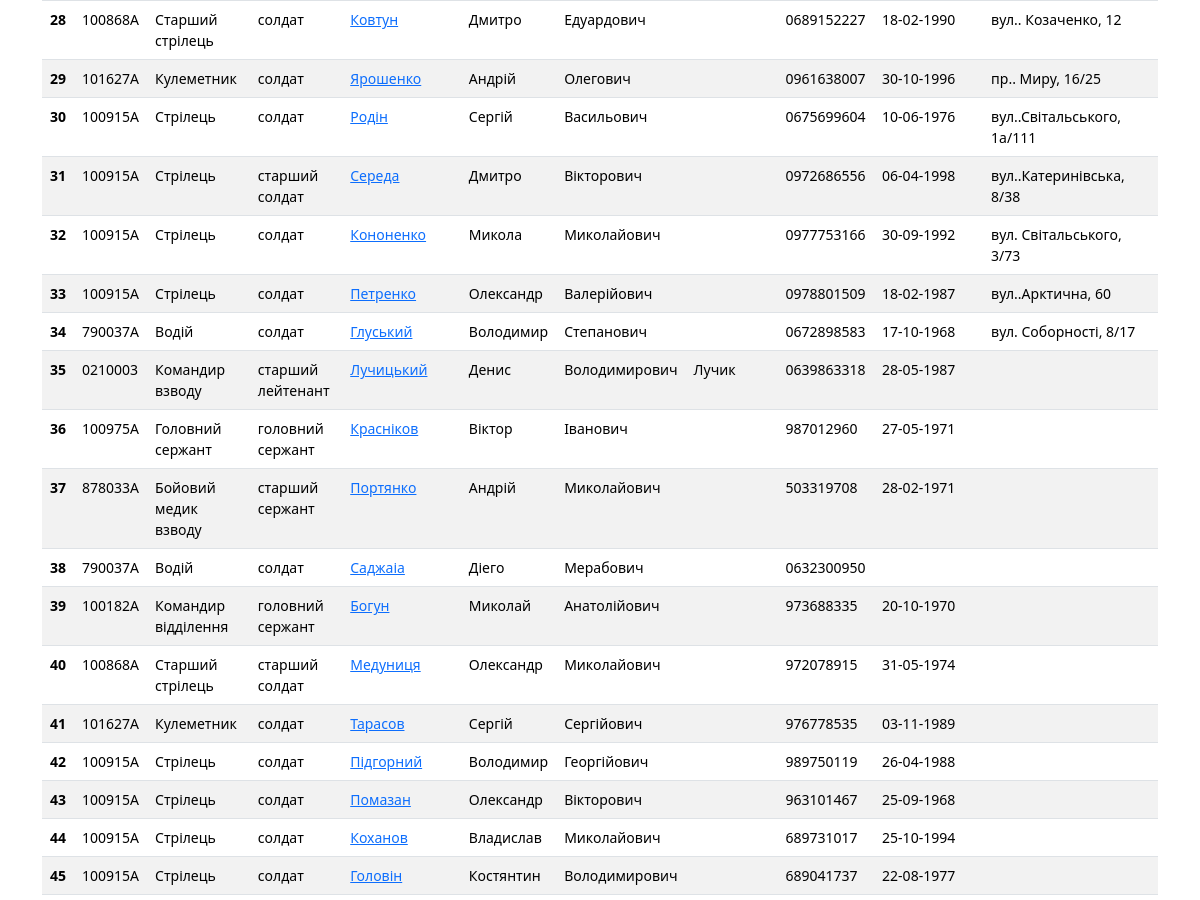
Before: /index/ (middle part) with the older database file.
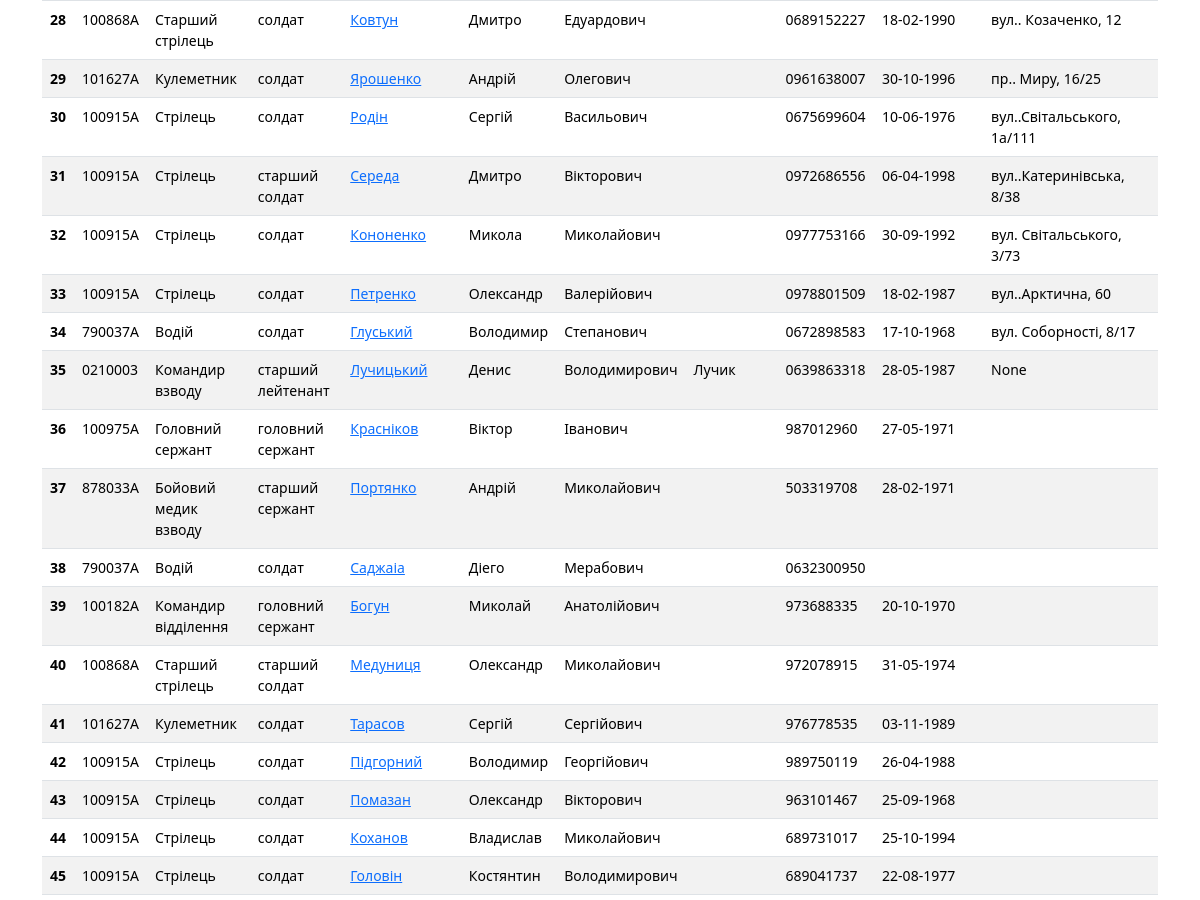
After: the same page with the newer database file.
### evening/models.py (models this page shows, shortened)
class Soldiers(models.Model):
    slug = models.SlugField(max_length=50, unique=True,
                            verbose_name='Код посади')
    surname = models.CharField(
        max_length=50, blank=True, null=True, verbose_name='Фамілія')
    name = models.CharField(max_length=50, blank=True,
                            null=True, verbose_name='Імʼя')
    fathers_name = models.CharField(
        max_length=50, blank=True, null=True, verbose_name='По батькові')
    callsign = models.CharField(
        max_length=50, blank=True, null=True, verbose_name='Позивний')
    position_name = models.CharField(
        max_length=50, verbose_name='Посада')
    mil_prof = models.CharField(max_length=50, verbose_name='ВОС')
    position_rank = models.CharField(
        max_length=50, verbose_name='Звання посади')
    rank = models.ForeignKey(
        'Ranks', on_delete=models.PROTECT, blank=True, null=True, verbose_name='Звання')
    phone = models.CharField(max_length=13, blank=True,
                             null=True, verbose_name='Телефон')
    birth_date = models.DateField(
        blank=True, null=True, default='2000-01-01', verbose_name='Дата народження')
    tax_number = models.CharField(
        max_length=15, unique=True, blank=True, null=True, verbose_name='ІПН')
    blood_type = models.CharField(
        max_length=15, blank=True, null=True, verbose_name='Группа крові')
    addres = models.CharField(
        max_length=255, blank=True, null=True, verbose_name='Адреса')
    complect_center = models.CharField(
        max_length=255, blank=True, null=True, verbose_name='Центр комплектаціі')
    mob_date = models.DateField(
        blank=True, null=True, default='2000-01-01', verbose_name='Дата мобілізаціі')
    children = models.CharField(
        max_length=50, blank=True, null=True, verbose_name='Діти')
    hight_s = models.CharField(
        max_length=50, blank=True, null=True, verbose_name='Зріст')
    size = models.CharField(max_length=50, blank=True,
                            null=True, verbose_name='Розмір')
    boots_s = models.CharField(
        max_length=50, blank=True, null=True, verbose_name='Взуття')
    head_s = models.CharField(max_length=50, blank=True, null=True,
                              verbose_name='Головний убор')
    photo = models.ImageField(blank=True, null=True, verbose_name='Фото')
    passport = models.CharField(
        max_length=50, blank=True, null=True, verbose_name='Паспорт')
    def get_absolute_url(self):
        return reverse('soldier-card', args=[str(self.pk)])
    class Meta:
        verbose_name = 'Військовослужбовець'
        verbose_name_plural = 'Військовослужбовці'
        ordering = ['slug']

class Ranks (models.Model):
    rank = models.CharField(max_length=50,)
    def __str__(self):
        return self.rank

### evening/views.py (the view)
# urls.py: path('', SoldiersList.as_view(), name='index'),
class SoldiersList(ListView):
    model = Soldiers
    template_name = 'evening/index.html'
    def get_context_data(self, **kwargs):
        context = super().get_context_data(**kwargs)
        cont = Soldiers.objects.exclude(surname='').count()
        context['cont'] = cont
        return context

### evening/templates/evening/index.html (shortened to what this page needs)
{% extends "evening/base_generic.html" %}
{% block content %}
<head>
</head>
<div class="container">
    <table class="table table-striped">
       <tbody>
        {% for i in soldiers_list %}
          <tr>
            <th scope="row">{{forloop.counter}}</th>
            <td>{{i.mil_prof}}</a></td>
            <td>{{i.position_name}}</a></td>
            <td>{{i.rank}}</td>
            <td><a href="{{ i.get_absolute_url }}">{{i.surname}}</a></td>
            <td>{{i.name}}</td>
            <td>{{i.fathers_name}}</td>
            <td>{{i.callsign}}</td>
            <td>{{i.phone}}</td>
            <td>{{i.birth_date|date:" d-m-Y"}}</td>
              <td>{{i.addres}}</td>
          </tr>
        {% endfor %}
       </tbody>
    </table>
</div>
{% endblock %}

Changed rows visible on the page:
changed Soldiers "Командир взводу": addres (not shown) → "None"
